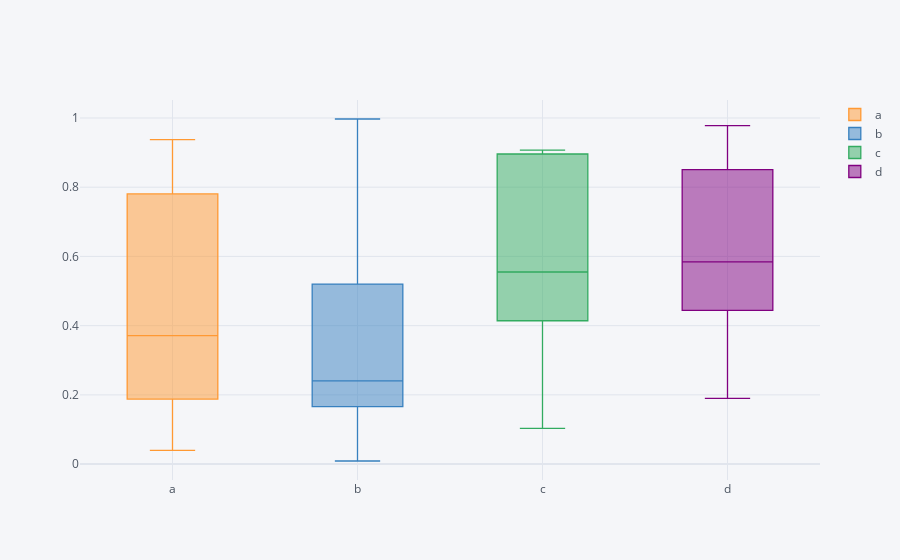

Notebook code cell kept with this figure:
### Code cell
df2.iplot('box')

### Figure 1 — Plotly figure (JSON) as saved in the notebook; plotly's stock layout.template omitted (floating-point values rounded to 4 significant figures)
{"data": [{"boxpoints": false, "line": {"width": 1.3}, "marker": {"color": "rgba(255, 153, 51, 1.0)"}, "name": "a", "orientation": "v", "type": "box", "y": [0.03976, 0.9373, 0.7805, 0.6727, 0.05383, 0.286, 0.4304, 0.3123, 0.1878, 0.9082]}, {"boxpoints": false, "line": {"width": 1.3}, "marker": {"color": "rgba(55, 128, 191, 1.0)"}, "name": "b", "orientation": "v", "type": "box", "y": [0.2185, 0.04157, 0.008948, 0.2479, 0.5201, 0.5935, 0.1662, 0.5028, 0.9971, 0.2327]}, {"boxpoints": false, "line": {"width": 1.3}, "marker": {"color": "rgba(50, 171, 96, 1.0)"}, "name": "c", "orientation": "v", "type": "box", "y": [0.1034, 0.8991, 0.5578, 0.2641, 0.5523, 0.9073, 0.4694, 0.8066, 0.896, 0.4141]}, {"boxpoints": false, "line": {"width": 1.3}, "marker": {"color": "rgba(128, 0, 128, 1.0)"}, "name": "d", "orientation": "v", "type": "box", "y": [0.9579, 0.9777, 0.7975, 0.4444, 0.19, 0.6379, 0.4977, 0.8505, 0.5304, 0.432]}], "layout": {"legend": {"bgcolor": "#F5F6F9", "font": {"color": "#4D5663"}}, "paper_bgcolor": "#F5F6F9", "plot_bgcolor": "#F5F6F9", "title": {"font": {"color": "#4D5663"}}, "xaxis": {"gridcolor": "#E1E5ED", "showgrid": true, "tickfont": {"color": "#4D5663"}, "title": {"font": {"color": "#4D5663"}, "text": ""}, "zerolinecolor": "#E1E5ED"}, "yaxis": {"gridcolor": "#E1E5ED", "showgrid": true, "tickfont": {"color": "#4D5663"}, "title": {"font": {"color": "#4D5663"}, "text": ""}, "zerolinecolor": "#E1E5ED"}}}
